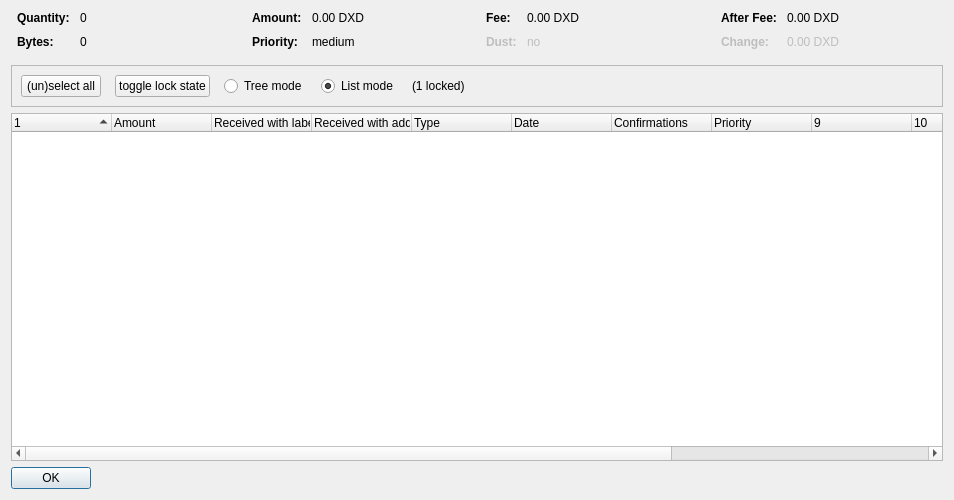
<?xml version="1.0" encoding="UTF-8"?>
<ui version="4.0">
 <class>CoinControlDialog</class>
 <widget class="QDialog" name="CoinControlDialog">
  <property name="geometry">
   <rect>
    <x>0</x>
    <y>0</y>
    <width>954</width>
    <height>500</height>
   </rect>
  </property>
  <property name="windowTitle">
   <string>Coin Selection</string>
  </property>
  <layout class="QVBoxLayout" name="verticalLayout">
   <item>
    <layout class="QHBoxLayout" name="horizontalLayoutTop" stretch="0,0,0,0">
     <property name="topMargin">
      <number>0</number>
     </property>
     <property name="bottomMargin">
      <number>10</number>
     </property>
     <item>
      <layout class="QFormLayout" name="formLayoutCoinControl1">
       <property name="horizontalSpacing">
        <number>10</number>
       </property>
       <property name="verticalSpacing">
        <number>10</number>
       </property>
       <property name="leftMargin">
        <number>6</number>
       </property>
       <property name="rightMargin">
        <number>6</number>
       </property>
       <item row="0" column="0">
        <widget class="QLabel" name="labelCoinControlQuantityText">
         <property name="font">
          <font>
           <weight>75</weight>
           <bold>true</bold>
          </font>
         </property>
         <property name="text">
          <string>Quantity:</string>
         </property>
        </widget>
       </item>
       <item row="0" column="1">
        <widget class="QLabel" name="labelCoinControlQuantity">
         <property name="cursor">
          <cursorShape>IBeamCursor</cursorShape>
         </property>
         <property name="contextMenuPolicy">
          <enum>Qt::ActionsContextMenu</enum>
         </property>
         <property name="text">
          <string notr="true">0</string>
         </property>
         <property name="textInteractionFlags">
          <set>Qt::LinksAccessibleByMouse|Qt::TextSelectableByKeyboard|Qt::TextSelectableByMouse</set>
         </property>
        </widget>
       </item>
       <item row="1" column="0">
        <widget class="QLabel" name="labelCoinControlBytesText">
         <property name="font">
          <font>
           <weight>75</weight>
           <bold>true</bold>
          </font>
         </property>
         <property name="text">
          <string>Bytes:</string>
         </property>
        </widget>
       </item>
       <item row="1" column="1">
        <widget class="QLabel" name="labelCoinControlBytes">
         <property name="cursor">
          <cursorShape>IBeamCursor</cursorShape>
         </property>
         <property name="contextMenuPolicy">
          <enum>Qt::ActionsContextMenu</enum>
         </property>
         <property name="text">
          <string notr="true">0</string>
         </property>
         <property name="textInteractionFlags">
          <set>Qt::LinksAccessibleByMouse|Qt::TextSelectableByKeyboard|Qt::TextSelectableByMouse</set>
         </property>
        </widget>
       </item>
      </layout>
     </item>
     <item>
      <layout class="QFormLayout" name="formLayoutCoinControl2">
       <property name="horizontalSpacing">
        <number>10</number>
       </property>
       <property name="verticalSpacing">
        <number>10</number>
       </property>
       <property name="leftMargin">
        <number>6</number>
       </property>
       <property name="rightMargin">
        <number>6</number>
       </property>
       <item row="0" column="0">
        <widget class="QLabel" name="labelCoinControlAmountText">
         <property name="font">
          <font>
           <weight>75</weight>
           <bold>true</bold>
          </font>
         </property>
         <property name="text">
          <string>Amount:</string>
         </property>
        </widget>
       </item>
       <item row="0" column="1">
        <widget class="QLabel" name="labelCoinControlAmount">
         <property name="cursor">
          <cursorShape>IBeamCursor</cursorShape>
         </property>
         <property name="contextMenuPolicy">
          <enum>Qt::ActionsContextMenu</enum>
         </property>
         <property name="text">
          <string notr="true">0.00 DXD</string>
         </property>
         <property name="textInteractionFlags">
          <set>Qt::LinksAccessibleByMouse|Qt::TextSelectableByKeyboard|Qt::TextSelectableByMouse</set>
         </property>
        </widget>
       </item>
       <item row="1" column="0">
        <widget class="QLabel" name="labelCoinControlPriorityText">
         <property name="font">
          <font>
           <weight>75</weight>
           <bold>true</bold>
          </font>
         </property>
         <property name="text">
          <string>Priority:</string>
         </property>
        </widget>
       </item>
       <item row="1" column="1">
        <widget class="QLabel" name="labelCoinControlPriority">
         <property name="cursor">
          <cursorShape>IBeamCursor</cursorShape>
         </property>
         <property name="contextMenuPolicy">
          <enum>Qt::ActionsContextMenu</enum>
         </property>
         <property name="text">
          <string>medium</string>
         </property>
         <property name="textInteractionFlags">
          <set>Qt::LinksAccessibleByMouse|Qt::TextSelectableByKeyboard|Qt::TextSelectableByMouse</set>
         </property>
        </widget>
       </item>
      </layout>
     </item>
     <item>
      <layout class="QFormLayout" name="formLayoutCoinControl3">
       <property name="horizontalSpacing">
        <number>10</number>
       </property>
       <property name="verticalSpacing">
        <number>10</number>
       </property>
       <property name="leftMargin">
        <number>6</number>
       </property>
       <property name="rightMargin">
        <number>6</number>
       </property>
       <item row="0" column="0">
        <widget class="QLabel" name="labelCoinControlFeeText">
         <property name="font">
          <font>
           <weight>75</weight>
           <bold>true</bold>
          </font>
         </property>
         <property name="text">
          <string>Fee:</string>
         </property>
        </widget>
       </item>
       <item row="0" column="1">
        <widget class="QLabel" name="labelCoinControlFee">
         <property name="cursor">
          <cursorShape>IBeamCursor</cursorShape>
         </property>
         <property name="contextMenuPolicy">
          <enum>Qt::ActionsContextMenu</enum>
         </property>
         <property name="text">
          <string notr="true">0.00 DXD</string>
         </property>
         <property name="textInteractionFlags">
          <set>Qt::LinksAccessibleByMouse|Qt::TextSelectableByKeyboard|Qt::TextSelectableByMouse</set>
         </property>
        </widget>
       </item>
       <item row="1" column="0">
        <widget class="QLabel" name="labelCoinControlLowOutputText">
         <property name="enabled">
          <bool>false</bool>
         </property>
         <property name="font">
          <font>
           <weight>75</weight>
           <bold>true</bold>
          </font>
         </property>
         <property name="text">
          <string>Dust:</string>
         </property>
        </widget>
       </item>
       <item row="1" column="1">
        <widget class="QLabel" name="labelCoinControlLowOutput">
         <property name="enabled">
          <bool>false</bool>
         </property>
         <property name="cursor">
          <cursorShape>IBeamCursor</cursorShape>
         </property>
         <property name="contextMenuPolicy">
          <enum>Qt::ActionsContextMenu</enum>
         </property>
         <property name="text">
          <string>no</string>
         </property>
         <property name="textInteractionFlags">
          <set>Qt::LinksAccessibleByMouse|Qt::TextSelectableByKeyboard|Qt::TextSelectableByMouse</set>
         </property>
        </widget>
       </item>
      </layout>
     </item>
     <item>
      <layout class="QFormLayout" name="formLayoutCoinControl4">
       <property name="horizontalSpacing">
        <number>10</number>
       </property>
       <property name="verticalSpacing">
        <number>10</number>
       </property>
       <property name="leftMargin">
        <number>6</number>
       </property>
       <property name="rightMargin">
        <number>6</number>
       </property>
       <item row="0" column="0">
        <widget class="QLabel" name="labelCoinControlAfterFeeText">
         <property name="font">
          <font>
           <weight>75</weight>
           <bold>true</bold>
          </font>
         </property>
         <property name="text">
          <string>After Fee:</string>
         </property>
        </widget>
       </item>
       <item row="0" column="1">
        <widget class="QLabel" name="labelCoinControlAfterFee">
         <property name="cursor">
          <cursorShape>IBeamCursor</cursorShape>
         </property>
         <property name="contextMenuPolicy">
          <enum>Qt::ActionsContextMenu</enum>
         </property>
         <property name="text">
          <string notr="true">0.00 DXD</string>
         </property>
         <property name="textInteractionFlags">
          <set>Qt::LinksAccessibleByMouse|Qt::TextSelectableByKeyboard|Qt::TextSelectableByMouse</set>
         </property>
        </widget>
       </item>
       <item row="1" column="0">
        <widget class="QLabel" name="labelCoinControlChangeText">
         <property name="enabled">
          <bool>false</bool>
         </property>
         <property name="font">
          <font>
           <weight>75</weight>
           <bold>true</bold>
          </font>
         </property>
         <property name="text">
          <string>Change:</string>
         </property>
        </widget>
       </item>
       <item row="1" column="1">
        <widget class="QLabel" name="labelCoinControlChange">
         <property name="enabled">
          <bool>false</bool>
         </property>
         <property name="cursor">
          <cursorShape>IBeamCursor</cursorShape>
         </property>
         <property name="contextMenuPolicy">
          <enum>Qt::ActionsContextMenu</enum>
         </property>
         <property name="text">
          <string notr="true">0.00 DXD</string>
         </property>
         <property name="textInteractionFlags">
          <set>Qt::LinksAccessibleByMouse|Qt::TextSelectableByKeyboard|Qt::TextSelectableByMouse</set>
         </property>
        </widget>
       </item>
      </layout>
     </item>
    </layout>
   </item>
   <item>
    <widget class="QFrame" name="frame">
     <property name="minimumSize">
      <size>
       <width>0</width>
       <height>40</height>
      </size>
     </property>
     <property name="frameShape">
      <enum>QFrame::StyledPanel</enum>
     </property>
     <property name="frameShadow">
      <enum>QFrame::Sunken</enum>
     </property>
     <layout class="QHBoxLayout" name="horizontalLayout">
      <item>
       <layout class="QHBoxLayout" name="horizontalLayoutPanel" stretch="0,0,0,0,0,0">
        <property name="spacing">
         <number>14</number>
        </property>
        <item>
         <widget class="QPushButton" name="pushButtonSelectAll">
          <property name="sizePolicy">
           <sizepolicy hsizetype="Maximum" vsizetype="Fixed">
            <horstretch>0</horstretch>
            <verstretch>0</verstretch>
           </sizepolicy>
          </property>
          <property name="text">
           <string>(un)select all</string>
          </property>
          <property name="autoDefault">
           <bool>false</bool>
          </property>
         </widget>
        </item>
        <item>
         <widget class="QPushButton" name="pushButtonToggleLock">
          <property name="sizePolicy">
           <sizepolicy hsizetype="Maximum" vsizetype="Fixed">
            <horstretch>0</horstretch>
            <verstretch>0</verstretch>
           </sizepolicy>
          </property>
          <property name="text">
           <string>toggle lock state</string>
          </property>
          <property name="autoDefault">
           <bool>false</bool>
          </property>
         </widget>
        </item>
        <item>
         <widget class="QRadioButton" name="radioTreeMode">
          <property name="sizePolicy">
           <sizepolicy hsizetype="Maximum" vsizetype="Fixed">
            <horstretch>0</horstretch>
            <verstretch>0</verstretch>
           </sizepolicy>
          </property>
          <property name="text">
           <string>Tree mode</string>
          </property>
         </widget>
        </item>
        <item>
         <widget class="QRadioButton" name="radioListMode">
          <property name="sizePolicy">
           <sizepolicy hsizetype="Maximum" vsizetype="Fixed">
            <horstretch>0</horstretch>
            <verstretch>0</verstretch>
           </sizepolicy>
          </property>
          <property name="text">
           <string>List mode</string>
          </property>
          <property name="checked">
           <bool>true</bool>
          </property>
         </widget>
        </item>
        <item>
         <widget class="QLabel" name="labelLocked">
          <property name="text">
           <string>(1 locked)</string>
          </property>
         </widget>
        </item>
        <item>
         <spacer name="horizontalSpacer">
          <property name="orientation">
           <enum>Qt::Horizontal</enum>
          </property>
          <property name="sizeHint" stdset="0">
           <size>
            <width>40</width>
            <height>20</height>
           </size>
          </property>
         </spacer>
        </item>
       </layout>
      </item>
     </layout>
    </widget>
   </item>
   <item>
    <widget class="CoinControlTreeWidget" name="treeWidget">
     <property name="contextMenuPolicy">
      <enum>Qt::CustomContextMenu</enum>
     </property>
     <property name="sortingEnabled">
      <bool>false</bool>
     </property>
     <property name="columnCount">
      <number>13</number>
     </property>
     <attribute name="headerShowSortIndicator" stdset="0">
      <bool>true</bool>
     </attribute>
     <attribute name="headerStretchLastSection">
      <bool>false</bool>
     </attribute>
     <column>
      <property name="text">
       <string/>
      </property>
     </column>
     <column>
      <property name="text">
       <string>Amount</string>
      </property>
     </column>
     <column>
      <property name="text">
       <string>Received with label</string>
      </property>
     </column>
     <column>
      <property name="text">
       <string>Received with address</string>
      </property>
     </column>
     <column>
      <property name="text">
	<string>Type</string>
      </property>
     </column>
     <column>
      <property name="text">	 
       <string>Date</string>
      </property>
     </column>
     <column>
      <property name="text">
       <string>Confirmations</string>
      </property>
      <property name="toolTip">
       <string>Confirmed</string>
      </property>
     </column>
     <column>
      <property name="text">
       <string>Priority</string>
      </property>
     </column>
     <column>
      <property name="text">
       <string/>
      </property>
     </column>
     <column>
      <property name="text">
       <string/>
      </property>
     </column>
     <column>
      <property name="text">
       <string/>
      </property>
     </column>
     <column>
      <property name="text">
       <string/>
      </property>
     </column>
     <column>
      <property name="text">
       <string/>
      </property>
     </column>
    </widget>
   </item>
   <item>
    <widget class="QDialogButtonBox" name="buttonBox">
     <property name="sizePolicy">
      <sizepolicy hsizetype="Maximum" vsizetype="Fixed">
       <horstretch>0</horstretch>
       <verstretch>0</verstretch>
      </sizepolicy>
     </property>
     <property name="orientation">
      <enum>Qt::Horizontal</enum>
     </property>
     <property name="standardButtons">
      <set>QDialogButtonBox::Ok</set>
     </property>
    </widget>
   </item>
  </layout>
 </widget>
 <customwidgets>
  <customwidget>
   <class>CoinControlTreeWidget</class>
   <extends>QTreeWidget</extends>
   <header>coincontroltreewidget.h</header>
  </customwidget>
 </customwidgets>
 <resources/>
 <connections/>
</ui>
